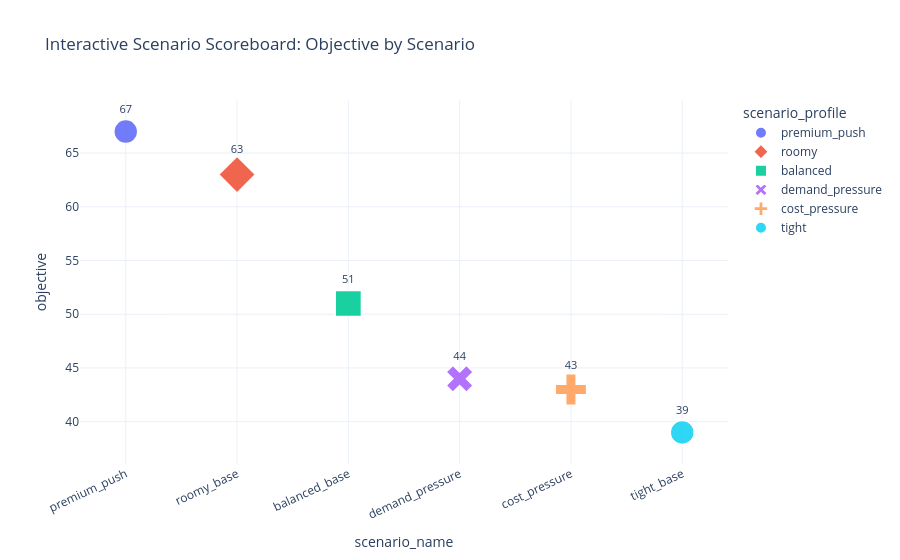
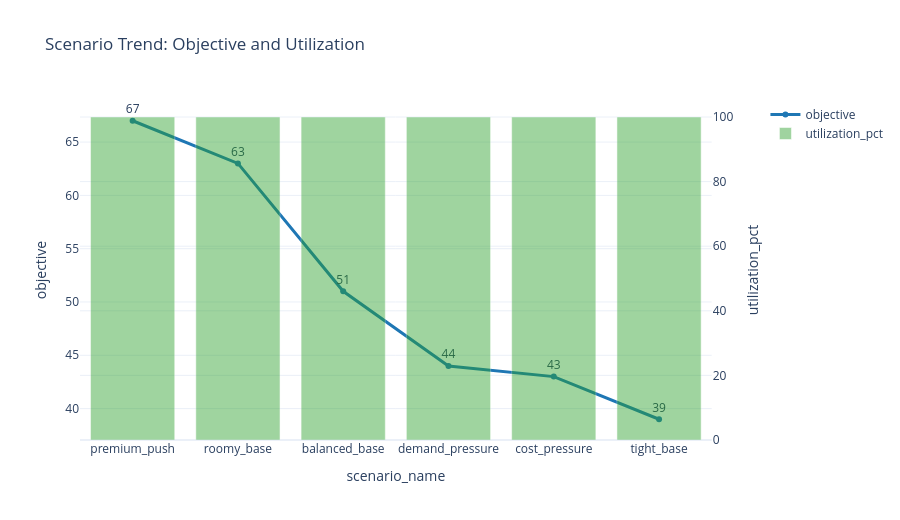
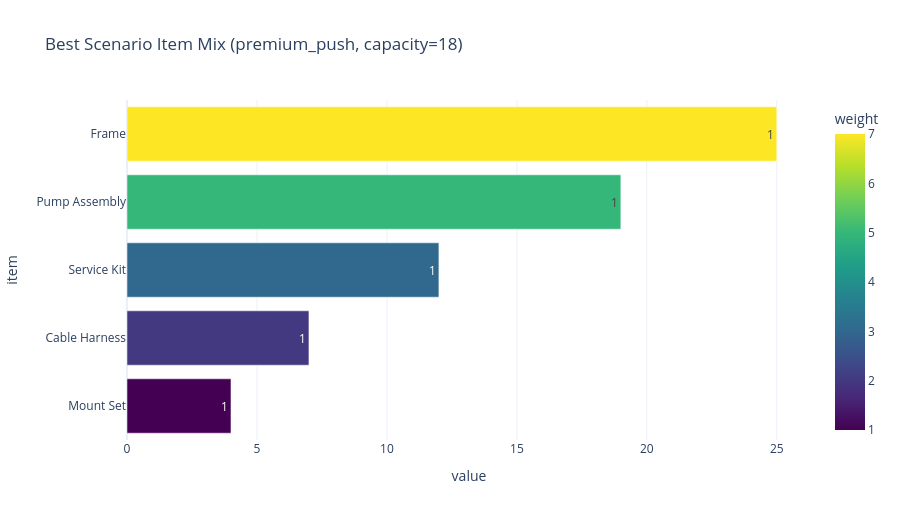

These figures' notebook cell, in order:
### Code cell
# Step 5: Sensitivity dashboard with spider chart
import pandas as pd
import plotly.express as px
import plotly.graph_objects as go
from plotly.subplots import make_subplots

scenario_df = pd.DataFrame(scenario_rows)
scenario_df = scenario_df.sort_values(["objective", "scenario_name"], ascending=[False, True]).reset_index(drop=True)

objective_ci = decision_analytics.get("objective_ci", {})
solve_time_ci = decision_analytics.get("solve_time_ci", {})
print("[Dashboard summary]")
print(executive_summary)
print(
    json.dumps(
        {
            "feasible_rate_pct": round(100.0 * float(decision_analytics.get("feasible_rate", 0) or 0), 1),
            "objective_ci": {
                "mean": objective_ci.get("mean"),
                "lower": objective_ci.get("lower"),
                "upper": objective_ci.get("upper"),
            },
            "solve_time_ci": {
                "mean": solve_time_ci.get("mean"),
                "lower": solve_time_ci.get("lower"),
                "upper": solve_time_ci.get("upper"),
            },
        },
        indent=2,
    )
)

print("\n[Sensitivity table]")
display(
    scenario_df[
        [
            "scenario_name",
            "capacity",
            "weight_mult",
            "value_mult",
            "objective",
            "delta_objective_vs_base",
            "utilization_pct",
            "delta_utilization_vs_base",
            "selected_count",
            "delta_selected_count_vs_base",
            "status",
        ]
    ]
)

# Spider chart metrics (normalized around base=100 for direct sensitivity interpretation)
base_row_df = scenario_df[scenario_df["scenario_name"] == "base"].iloc[0]
base_objective = max(1.0, float(base_row_df["objective"]))
base_utilization = max(1.0, float(base_row_df["utilization_pct"]))
base_selected_count = max(1.0, float(base_row_df["selected_count"]))
base_value_density = max(1e-6, float(base_row_df["objective"]) / max(float(base_row_df["used_capacity"]), 1.0))

radar_categories = [
    "objective_index",
    "utilization_index",
    "selected_count_index",
    "value_density_index",
]
radar_labels = {
    "objective_index": "Objective",
    "utilization_index": "Utilization",
    "selected_count_index": "Selected Count",
    "value_density_index": "Value Density",
}

radar_df = scenario_df.copy()
radar_df["objective_index"] = 100.0 * radar_df["objective"] / base_objective
radar_df["utilization_index"] = 100.0 * radar_df["utilization_pct"] / base_utilization
radar_df["selected_count_index"] = 100.0 * radar_df["selected_count"] / base_selected_count
radar_df["value_density_index"] = 100.0 * (
    (radar_df["objective"] / radar_df["used_capacity"].clip(lower=1.0)) / base_value_density
)

fig_radar = go.Figure()
for _, row in radar_df.iterrows():
    fig_radar.add_trace(
        go.Scatterpolar(
            r=[float(row[c]) for c in radar_categories] + [float(row[radar_categories[0]])],
            theta=[radar_labels[c] for c in radar_categories] + [radar_labels[radar_categories[0]]],
            fill="toself",
            name=str(row["scenario_name"]),
            opacity=0.45 if row["scenario_name"] != "base" else 0.75,
            hovertemplate=(
                "scenario=%{text}<br>metric=%{theta}<br>index=%{r:.1f}<extra></extra>"
            ),
            text=[str(row["scenario_name"])] * (len(radar_categories) + 1),
        )
    )

fig_radar.update_layout(
    title="Sensitivity Spider Chart (Base = 100)",
    template="plotly_white",
    height=620,
    polar=dict(radialaxis=dict(visible=True, range=[0, max(130, float(radar_df[radar_categories].max().max()) + 10)])),
)
fig_radar.show()

# Delta chart for quick business interpretation
fig_delta = px.bar(
    scenario_df,
    x="scenario_name",
    y="delta_objective_vs_base",
    color="delta_objective_vs_base",
    text="delta_objective_vs_base",
    title="Objective Delta vs Base Scenario",
    color_continuous_scale="RdYlGn",
)
fig_delta.update_layout(template="plotly_white", height=480, xaxis_title="scenario_name", yaxis_title="objective delta")
fig_delta.show()

best_items_df = pd.DataFrame(best_processed.get("items", []))
if not best_items_df.empty:
    best_items_df = best_items_df.sort_values("value", ascending=True)
    fig_best = px.bar(
        best_items_df,
        x="value",
        y="item",
        color="weight",
        orientation="h",
        text="count",
        title=f"Best Scenario Item Mix ({best_scenario_name}, capacity={best_capacity})",
        color_continuous_scale="Viridis",
    )
    fig_best.update_layout(template="plotly_white", height=520)
    fig_best.show()
else:
    print("No selected items in best scenario.")

### Figure 1 — Plotly figure (JSON) as saved in the notebook; plotly's stock layout.template omitted (floating-point values rounded to 4 significant figures)
{"data": [{"customdata": [["premium_push", 18, 100, 5, "Pump Assembly, Frame, Cable Harness, Mount Set, Service Kit"]], "hovertemplate": "<b>%{hovertext}</b><br><br>scenario_profile=%{customdata[0]}<br>scenario_name=%{x}<br>objective=%{text}<br>selected_count=%{customdata[3]}<br>capacity=%{customdata[1]}<br>utilization_pct=%{customdata[2]:.1f}<br>selected_items_str=%{customdata[4]}<extra></extra>", "hovertext": ["premium_push"], "legendgroup": "premium_push", "marker": {"color": "#636efa", "line": {"color": "white", "width": 1.5}, "opacity": 0.9, "size": [5], "sizemode": "area", "sizeref": 0.0175, "symbol": "circle"}, "mode": "markers+text", "name": "premium_push", "orientation": "v", "showlegend": true, "text": [67.0], "textfont": {"size": 11}, "textposition": "top center", "type": "scatter", "x": ["premium_push"], "xaxis": "x", "y": [67.0], "yaxis": "y"}, {"customdata": [["roomy", 20, 100, 7, "Battery Pack, Sensor Module, Control Unit, Pump Assembly, Cable Harness, Mount Set, Service Kit"]], "hovertemplate": "<b>%{hovertext}</b><br><br>scenario_profile=%{customdata[0]}<br>scenario_name=%{x}<br>objective=%{text}<br>selected_count=%{customdata[3]}<br>capacity=%{customdata[1]}<br>utilization_pct=%{customdata[2]:.1f}<br>selected_items_str=%{customdata[4]}<extra></extra>", "hovertext": ["roomy_base"], "legendgroup": "roomy", "marker": {"color": "#EF553B", "line": {"color": "white", "width": 1.5}, "opacity": 0.9, "size": [7], "sizemode": "area", "sizeref": 0.0175, "symbol": "diamond"}, "mode": "markers+text", "name": "roomy", "orientation": "v", "showlegend": true, "text": [63.0], "textfont": {"size": 11}, "textposition": "top center", "type": "scatter", "x": ["roomy_base"], "xaxis": "x", "y": [63.0], "yaxis": "y"}, {"customdata": [["balanced", 16, 100, 6, "Battery Pack, Sensor Module, Pump Assembly, Cable Harness, Mount Set, Service Kit"]], "hovertemplate": "<b>%{hovertext}</b><br><br>scenario_profile=%{customdata[0]}<br>scenario_name=%{x}<br>objective=%{text}<br>selected_count=%{customdata[3]}<br>capacity=%{customdata[1]}<br>utilization_pct=%{customdata[2]:.1f}<br>selected_items_str=%{customdata[4]}<extra></extra>", "hovertext": ["balanced_base"], "legendgroup": "balanced", "marker": {"color": "#00cc96", "line": {"color": "white", "width": 1.5}, "opacity": 0.9, "size": [6], "sizemode": "area", "sizeref": 0.0175, "symbol": "square"}, "mode": "markers+text", "name": "balanced", "orientation": "v", "showlegend": true, "text": [51.0], "textfont": {"size": 11}, "textposition": "top center", "type": "scatter", "x": ["balanced_base"], "xaxis": "x", "y": [51.0], "yaxis": "y"}, {"customdata": [["demand_pressure", 16, 100, 5, "Battery Pack, Valve Kit, Cable Harness, Mount Set, Service Kit"]], "hovertemplate": "<b>%{hovertext}</b><br><br>scenario_profile=%{customdata[0]}<br>scenario_name=%{x}<br>objective=%{text}<br>selected_count=%{customdata[3]}<br>capacity=%{customdata[1]}<br>utilization_pct=%{customdata[2]:.1f}<br>selected_items_str=%{customdata[4]}<extra></extra>", "hovertext": ["demand_pressure"], "legendgroup": "demand_pressure", "marker": {"color": "#ab63fa", "line": {"color": "white", "width": 1.5}, "opacity": 0.9, "size": [5], "sizemode": "area", "sizeref": 0.0175, "symbol": "x"}, "mode": "markers+text", "name": "demand_pressure", "orientation": "v", "showlegend": true, "text": [44.0], "textfont": {"size": 11}, "textposition": "top center", "type": "scatter", "x": ["demand_pressure"], "xaxis": "x", "y": [44.0], "yaxis": "y"}, {"customdata": [["cost_pressure", 16, 100, 6, "Battery Pack, Sensor Module, Pump Assembly, Cable Harness, Mount Set, Service Kit"]], "hovertemplate": "<b>%{hovertext}</b><br><br>scenario_profile=%{customdata[0]}<br>scenario_name=%{x}<br>objective=%{text}<br>selected_count=%{customdata[3]}<br>capacity=%{customdata[1]}<br>utilization_pct=%{customdata[2]:.1f}<br>selected_items_str=%{customdata[4]}<extra></extra>", "hovertext": ["cost_pressure"], "legendgroup": "cost_pressure", "marker": {"color": "#FFA15A", "line": {"color": "white", "width": 1.5}, "opacity": 0.9, "size": [6], "sizemode": "area", "sizeref": 0.0175, "symbol": "cross"}, "mode": "markers+text", "name": "cost_pressure", "orientation": "v", "showlegend": true, "text": [43.0], "textfont": {"size": 11}, "textposition": "top center", "type": "scatter", "x": ["cost_pressure"], "xaxis": "x", "y": [43.0], "yaxis": "y"}, {"customdata": [["tight", 12, 100, 5, "Battery Pack, Control Unit, Cable Harness, Mount Set, Service Kit"]], "hovertemplate": "<b>%{hovertext}</b><br><br>scenario_profile=%{customdata[0]}<br>scenario_name=%{x}<br>objective=%{text}<br>selected_count=%{customdata[3]}<br>capacity=%{customdata[1]}<br>utilization_pct=%{customdata[2]:.1f}<br>selected_items_str=%{customdata[4]}<extra></extra>", "hovertext": ["tight_base"], "legendgroup": "tight", "marker": {"color": "#19d3f3", "line": {"color": "white", "width": 1.5}, "opacity": 0.9, "size": [5], "sizemode": "area", "sizeref": 0.0175, "symbol": "circle"}, "mode": "markers+text", "name": "tight", "orientation": "v", "showlegend": true, "text": [39.0], "textfont": {"size": 11}, "textposition": "top center", "type": "scatter", "x": ["tight_base"], "xaxis": "x", "y": [39.0], "yaxis": "y"}], "layout": {"height": 560, "hovermode": "closest", "legend": {"itemsizing": "constant", "title": {"text": "scenario_profile"}, "tracegroupgap": 0}, "title": {"text": "Interactive Scenario Scoreboard: Objective by Scenario"}, "xaxis": {"anchor": "y", "domain": [0, 1], "tickangle": -25, "title": {"text": "scenario_name"}}, "yaxis": {"anchor": "x", "domain": [0, 1], "title": {"text": "objective"}}}}

### Figure 2 — Plotly figure (JSON) as saved in the notebook; plotly's stock layout.template omitted (floating-point values rounded to 4 significant figures)
{"data": [{"line": {"color": "#1f77b4", "width": 3}, "mode": "lines+markers+text", "name": "objective", "text": [67.0, 63.0, 51.0, 44.0, 43.0, 39.0], "textposition": "top center", "type": "scatter", "x": ["premium_push", "roomy_base", "balanced_base", "demand_pressure", "cost_pressure", "tight_base"], "xaxis": "x", "y": [67.0, 63.0, 51.0, 44.0, 43.0, 39.0], "yaxis": "y"}, {"marker": {"color": "#2ca02c"}, "name": "utilization_pct", "opacity": 0.45, "type": "bar", "x": ["premium_push", "roomy_base", "balanced_base", "demand_pressure", "cost_pressure", "tight_base"], "xaxis": "x", "y": [100.0, 100.0, 100.0, 100.0, 100.0, 100.0], "yaxis": "y2"}], "layout": {"height": 520, "title": {"text": "Scenario Trend: Objective and Utilization"}, "xaxis": {"anchor": "y", "domain": [0, 0.94], "title": {"text": "scenario_name"}}, "yaxis": {"anchor": "x", "domain": [0, 1], "title": {"text": "objective"}}, "yaxis2": {"anchor": "x", "overlaying": "y", "side": "right", "title": {"text": "utilization_pct"}}}}

### Figure 3 — Plotly figure (JSON) as saved in the notebook; plotly's stock layout.template omitted (floating-point values rounded to 4 significant figures)
{"data": [{"hovertemplate": "value=%{x}<br>item=%{y}<br>count=%{text}<br>weight=%{marker.color}<extra></extra>", "legendgroup": "", "marker": {"color": [1, 2, 3, 5, 7], "coloraxis": "coloraxis", "pattern": {"shape": ""}}, "name": "", "orientation": "h", "showlegend": false, "text": [1.0, 1.0, 1.0, 1.0, 1.0], "textposition": "auto", "type": "bar", "x": [4, 7, 12, 19, 25], "xaxis": "x", "y": ["Mount Set", "Cable Harness", "Service Kit", "Pump Assembly", "Frame"], "yaxis": "y"}], "layout": {"barmode": "relative", "coloraxis": {"colorbar": {"title": {"text": "weight"}}, "colorscale": [[0, "#440154"], [0.1111, "#482878"], [0.2222, "#3e4989"], [0.3333, "#31688e"], [0.4444, "#26828e"], [0.5556, "#1f9e89"], [0.6667, "#35b779"], [0.7778, "#6ece58"], [0.8889, "#b5de2b"], [1, "#fde725"]]}, "height": 520, "legend": {"tracegroupgap": 0}, "title": {"text": "Best Scenario Item Mix (premium_push, capacity=18)"}, "xaxis": {"anchor": "y", "domain": [0, 1], "title": {"text": "value"}}, "yaxis": {"anchor": "x", "domain": [0, 1], "title": {"text": "item"}}}}
